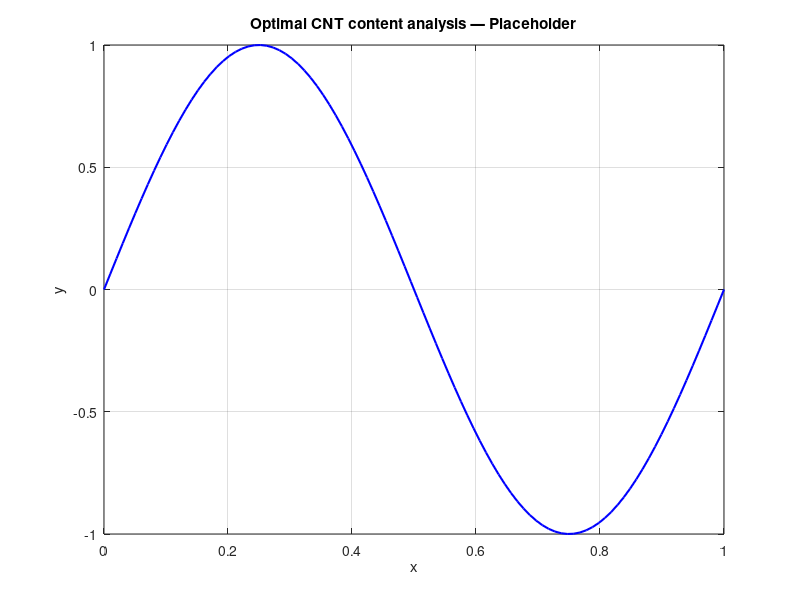

Write MATLAB code to recreate this figure.
% optimal_cnt_analysis.m
% Optimal CNT content analysis
% Author: Eesha Tolety | CU Boulder / Amity University
%
% PLACEHOLDER SCRIPT
% ==================
% This file is a placeholder. Replace the example code below
% with your actual analysis scripts for this project.
%
% TODO: Add your code here

clc; clear; close all;

%% --- PARAMETERS (update these) ---
% Add your problem-specific parameters here

%% --- LOAD DATA ---
% TODO: Load your simulation/experimental data
% Example: data = readmatrix('data/results.csv');

%% --- ANALYSIS ---
% TODO: Add your analysis code here

%% --- VISUALIZATION ---
% TODO: Add your plots here
figure('Color','white');
x = linspace(0, 1, 100);
y = sin(2*pi*x);
plot(x, y, 'b-', 'LineWidth', 1.5);
xlabel('x'); ylabel('y');
title('Optimal CNT content analysis — Placeholder');
grid on;

fprintf('Placeholder script for: Optimal CNT content analysis\n');
fprintf('Replace with actual code.\n');
